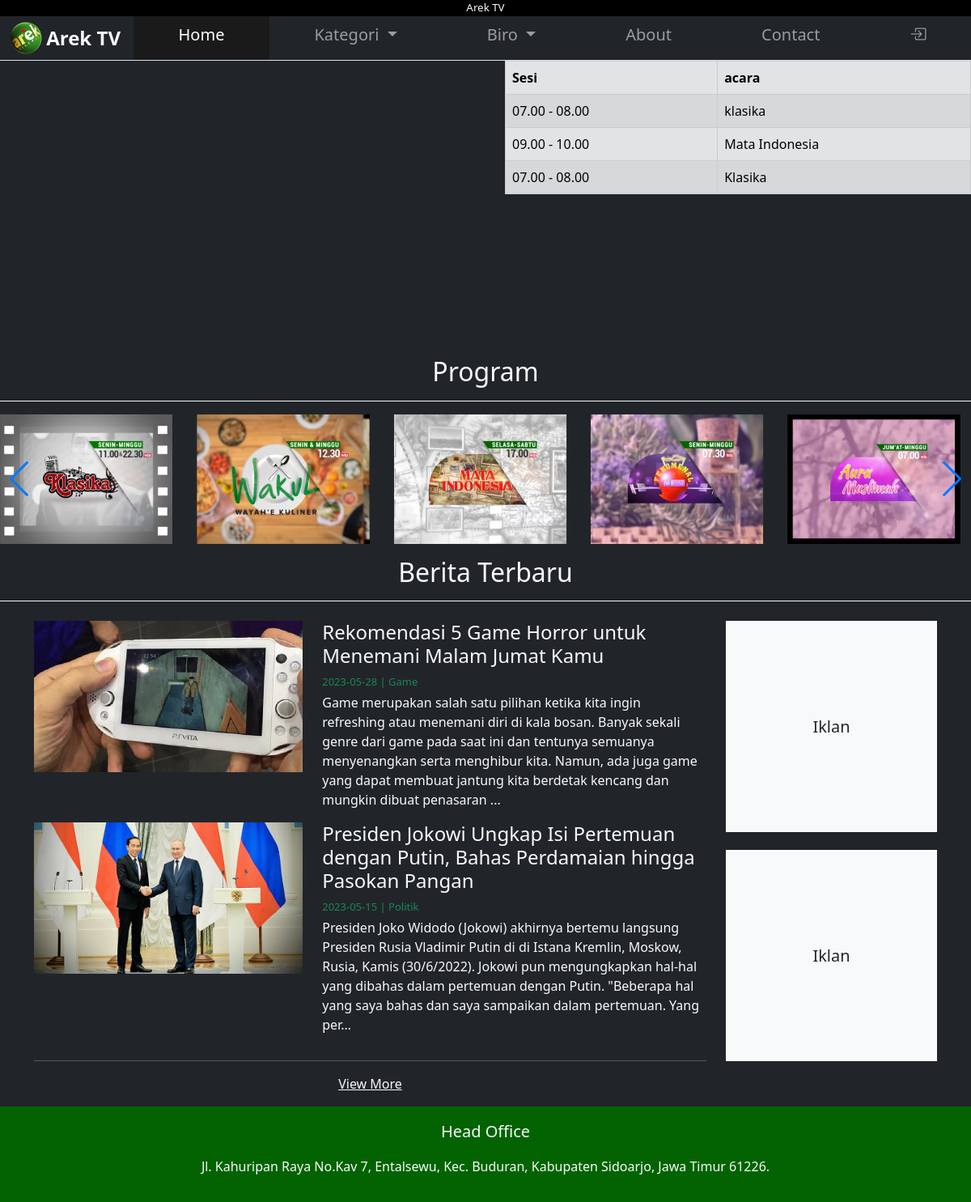
The page / on the database its author committed.
### tables this page shows
CREATE TABLE `program` (
  `id_program` int(50) NOT NULL,
  `nama_program` varchar(225) DEFAULT NULL,
  `sesi` varchar(20) NOT NULL
);

CREATE TABLE `berita` (
  `id_berita` int(20) NOT NULL,
  `judul_berita` text DEFAULT NULL,
  `slug_berita` varchar(255) NOT NULL,
  `id_kategori` int(20) DEFAULT NULL,
  `reporter` varchar(225) DEFAULT NULL,
  `tgl` date NOT NULL,
  `gambar` varchar(225) DEFAULT NULL,
  `sumber_gambar` varchar(225) DEFAULT NULL,
  `keterangan` text DEFAULT NULL
);

CREATE TABLE `kategori` (
  `id_kategori` int(20) NOT NULL,
  `nama_kategori` varchar(255) DEFAULT NULL
);

### application/views/frontend/layouts/app.php (called while the page is built)
<?php
require_once('_header.php');
require_once('_navbar.php');
require_once('_content.php');
require_once('_footer.php');

### application/controllers/home.php (called while the page is built, shortened)
<?php
class Home extends CI_Controller {
	public function __construct()
    {
        $this->load->model('m_home');
    }
	public function index()
	{
        $data = array(
			'title' => 'Arek TV',
			'berita_terbaru' => $this-> m_home->berita_terbaru(),
 			'program' => $this-> m_home->program(),
			'isi'   => 'frontend/home'
		);
		$this->load->view('frontend/layouts/app',$data,false);
	}
}

### index.php (called while the page is built, shortened)
<?php
require_once BASEPATH.'core/CodeIgniter.php';

### application/views/frontend/layouts/_content.php (called while the page is built)
<?php
if($isi){
    $this->load->view($isi);
}

### application/models/M_home.php (called while the page is built, shortened)
<?php
class M_home extends CI_Model
{
	public function berita_terbaru(){
		$this->db->select('*');
		$this->db->from('berita');
		$this->db->join('kategori','kategori.id_kategori = berita.id_kategori','left' );
		$this->db->order_by('id_berita','DESC');
		$this->db->limit(5);
		return $this->db->get()->result();
	}
	public function data_kategori(){
        $this->db->select('*');
        $this->db->from('kategori');
        $this->db->order_by('id_kategori','DESC');
        return $this->db->get()->result();
    }
	public function program(){
		$this->db->select('*');
		$this->db->from('program');
		$this->db->order_by('id_program','DESC');
		return $this->db->get()->result();
	}
	public function data_biro(){
		$this->db->select('*');
		$this->db->from('biro');
		$this->db->order_by('id_biro','DESC');
		return $this->db->get()->result();
	}
}

### application/views/frontend/home.php (the view, shortened to what this page needs)
    <section class="bg-dark pb-0 mb-3">
        <div class="container-fluid p-0">
            <div class="row bg-dark g-5">
                <div class="stream-thumbnail d-none d-lg-block col-lg-6 pb-0">
                    <video id="featured" class="featured">
            <source src="https://ams.juraganstreaming.com:5443/LiveApp/streams/arektv.m3u8" type="application/x-mpegURL">
          </video>
                </div>
                <div class="col-lg-6">
                    <div class="table-acara">
                        <table id="acara" class="table table-striped table-secondary table-bordered mb-0">
                            <thead>
                                <tr>
                                    <th>Sesi</th>
                                    <th>acara</th>
                                </tr>
                            </thead>
                            <tbody><?php foreach ($program as $key => $value){?>
                                <tr>
                                    <td><?= $value->sesi?></td>
                                    <td><?= $value->nama_program?></td>
                                </tr>
<?php } ?>
                            </tbody>
                        </table>
                    </div>
                </div>
            </div>
        </div>
    </section>
    <section class="bg-dark">
        <h2 class="text-light text-center py-3 mb-3 border-bottom border-light">Program</h2>
        <div class="swiper mySwiper">
            <div class="swiper-wrapper">
                <div class="swiper-slide">
                    <img src="<?php echo base_url(); ?>assets/acara klasika.jpeg" alt="Acara Klasika" class="promoAcara img-fluid" data-bs-toggle="modal" data-bs-target="#promoAcara" data-bs-source="<?php echo base_url(); ?>assets/promo klasika.mp4">
                </div>
                <div class="swiper-slide">
                    <img src="<?php echo base_url(); ?>assets/acara wakul.jpeg" alt="Acara Wakul" class="promoAcara img-fluid" data-bs-toggle="modal" data-bs-target="#promoAcara" data-bs-source="<?php echo base_url(); ?>assets/promo wakul.mp4">
                </div>
                <div class="swiper-slide">
                    <img src="<?php echo base_url(); ?>assets/acara mata indonesia.jpg" alt="Acara Mata Indonesia" class="promoAcara img-fluid" data-bs-toggle="modal" data-bs-target="#promoAcara" data-bs-source="<?php echo base_url(); ?>assets/promo mata indonesia.mp4">
                </div>
                <div class="swiper-slide">
                    <img src="<?php echo base_url(); ?>assets/acara fenomenal.jpeg" alt="Acara Fenomenal" class="promoAcara img-fluid" data-bs-toggle="modal" data-bs-target="#promoAcara" data-bs-source="">
                </div>
                <div class="swiper-slide">
                    <img src="<?php echo base_url(); ?>assets/acara aura muslimah.jpeg" alt="Acara Aura Muslimah" class="promoAcara img-fluid" data-bs-toggle="modal" data-bs-target="#promoAcara" data-bs-source="">
                </div>
            </div>
            <div class="swiper-button-next"></div>
            <div class="swiper-button-prev"></div>
        </div>
    </section>
  <section class="bg-dark text-light">
    <h2 class="text-light text-center py-3 border-bottom border-light">Berita Terbaru</h2>
    <div class="container">
      <div class="row">
        <div class="col-lg-9">
          <div class="row align-items-top my-3 position-relative">
						<?php foreach ($berita_terbaru as $key => $value){?>
            <div class="col-5">
              <img src="<?= base_url('gambar_berita/'.$value->gambar); ?>" class="img-fluid feed-image d-inline-block">
            </div>
            <div class="col-7">
              <h1 class="h4"><?= $value->judul_berita?></h1>
              <p class="feed-text"><?= $value->tgl?> | <?= $value->nama_kategori?></p>
              <p class="d-none d-md-block"><?= substr(strip_tags($value->keterangan),0,300) ?>...</p>
            </div>
						<?php } ?>
          </div>
          <hr>
          <div class="view-more row my-3 text-center">
            <a href="<?php echo base_url('home/berita')?>" class="text-light">View More</a>
          </div>
        </div>
        <div class="col-lg-3">
          <aside class="trending mb-3">
            <div class="weather-thumbnail my-3 d-inline-block iklan text-dark bg-light">
              <div class="lead iklan-text">Iklan</div>
            </div>
            <div class="d-inline-block iklan text-dark bg-light">
              <div class="lead iklan-text">Iklan</div>
            </div>
          </aside>
        </div>
      </div>
    </div>
  </section>

### application/views/frontend/layouts/_header.php (shortened to what this page needs)
<!DOCTYPE html>
<html lang="en">
<head>
    <link href="https://cdn.jsdelivr.net/npm/bootstrap@5.2.0-beta1/dist/css/bootstrap.min.css" rel="stylesheet">
    <link rel="stylesheet" href="https://cdn.jsdelivr.net/npm/bootstrap-icons@1.8.1/font/bootstrap-icons.css">
    <link
      rel="stylesheet"
      href="https://unpkg.com/swiper@8/swiper-bundle.min.css"
    />
    <link
      rel="stylesheet"
      href="https://cdn.jsdelivr.net/npm/simplebar@5.3.8/dist/simplebar.css"
    />
    <link rel="stylesheet" href="<?php echo base_url(); ?>assets/frontend/css/style.css">
</head>
<body class="bg-dark p-0 m-0">
  <header>
    <p class=" w-100 text-center text-light bg-black m-0 top-brand">Arek TV</p>
  </header>

### application/views/frontend/layouts/_navbar.php (shortened to what this page needs)
<nav class="navbar navbar-expand-lg navbar-dark bg-dark py-0 border-bottom">
  <div class="container-fluid pe-0">
    <a class="navbar-brand logoarek py-2 py-lg-0" href="<?php echo base_url('home')?>">
      <img src="<?php echo base_url(); ?>assets/logoarek.png" alt="Logo Arek TV" class="img-fluid" width="40em">
      <p class="navbar-text d-inline  logoarek-text text-light fw-bold" >Arek TV</p>
    </a>
    <div class="offcanvas offcanvas-start bg-dark lead" id="sidebar" tabindex="-1" aria-labelledby="sidebar-label">
        <ul class="navbar-nav nav-fill mb-3 mb-lg-0 w-100">
          <li class="nav-item">
            <a class="nav-link py-4 pt-lg-2 pb-lg-3 active" aria-current="page" href="<?php echo base_url('home')?>">Home</a>
          </li>
          <li class="nav-item dropdown">
            <a class="nav-link dropdown-toggle py-4 pt-lg-2 pb-lg-3" id="" role="button" data-bs-toggle="dropdown" aria-expanded="false">
              Kategori
            </a>
          </li>
				<li class="nav-item dropdown">
						<a class="nav-link dropdown-toggle py-4 pt-lg-2 pb-lg-3" id="" role="button" data-bs-toggle="dropdown" aria-expanded="false">
							Biro
						</a>
					</li>
          <li class="nav-item">
            <a class="nav-link py-4 pt-lg-2 pb-lg-3" href="<?php echo base_url('home/about')?>">About</a>
          </li>
          <li class="nav-item">
            <a class="nav-link py-4 pt-lg-2 pb-lg-3" href="<?php echo base_url('home/contact')?>">Contact</a>
          </li>
          <li class="nav-item">
            <a class="nav-link py-4 pt-lg-2 pb-lg-3" href="<?= base_url('admin/login') ?>"><i class="bi bi-box-arrow-in-right"></i></a>
          </li>
        </ul>
    </div>
  </div>
</nav>

### application/views/frontend/layouts/_footer.php (shortened to what this page needs)
   <footer class="footer bg-arek">
        <div class="container text-light py-3">
            <div class="row justify-content-center">
                <div class="col-10 text-center">
                    <p class="lead">Head Office</p>
                    <p>Jl. Kahuripan Raya No.Kav 7, Entalsewu, Kec. Buduran, Kabupaten Sidoarjo, Jawa Timur 61226.</p>
                </div>
            </div>
        </div>
    </footer>
</body>
</html>

### assets/frontend/css/style.css (style rules this page uses)
html, body { width: 100%; height: 100%; margin: 0px; padding: 0px; overflow-x: hidden; }
hr { border-style: groove; }
.top-brand { font-size: smaller; }
.nav-item:hover, .active { background-color: rgb(26, 26, 26); }
.featured { max-width: 50vw; height: 250pt; position: relative; }
.table-acara, .stream-thumbnail { height: 250pt !important; }
.table-acara { overflow: auto; }
#acara>thead>tr>th { position: sticky; top: 0px; }
.feed-image { width: 100%; aspect-ratio: 16 / 9; object-fit: cover; object-position: center; overflow: hidden; }
.feed-text { font-size: small; margin: 0.25rem 0; color: #198754; }
.iklan { width: 100%; aspect-ratio: 1 / 1; position: relative; }
.iklan-text { position: absolute; top: 50%; left: 50%; transform: translate(-50%, -50%); }
.logoarek-text { vertical-align: middle; font-size: x-large; }
.footer { position: sticky; bottom: 0; z-index: -2; }
.bg-arek { background-color: rgb(3, 99, 0); }
.swiper { width: 100%; height: 120pt; }
.swiper-slide { text-align: center; font-size: 18px; background: #fff; display: -webkit-box; display: -ms-flexbox; display: -webkit-flex; display: flex; -webkit-box-pack: center; -ms-flex-pack: center; -webkit-justify-content: center; justify-content: center; -webkit-box-align: center; -ms-flex-align: center; -webkit-align-items: center; align-items: center; width: 160pt; }
.swiper-slide img { display: block; width: 100%; height: 100%; object-fit: cover; cursor: pointer; }
.trending { position: sticky; top: 1px; }

### rows shown on the page
program: sesi "07.00 - 08.00", nama_program "klasika"
program: sesi "09.00 - 10.00", nama_program "Mata Indonesia"
program: sesi "07.00 - 08.00", nama_program "Klasika"
berita: gambar (picture), judul_berita "Rekomendasi 5 Game Horror untuk Menemani Malam Jumat Kamu", tgl "2023-05-28", id_kategori.nama_kategori "Game", keterangan "Game merupakan salah satu pilihan ketika kita ingin refreshing atau menemani diri di kala bosan. Banyak sekali genre dari game pada saat ini dan tentunya semuanya menyenangkan serta menghibur kita. Namun, ada juga game yang dapat membuat jantung kita berdetak kencang dan mungkin dibuat penasaran"
berita: gambar (picture), judul_berita "Presiden Jokowi Ungkap Isi Pertemuan dengan Putin, Bahas Perdamaian hingga Pasokan Pangan", tgl "2023-05-15", id_kategori.nama_kategori "Politik", keterangan "Presiden Joko Widodo (Jokowi) akhirnya bertemu langsung Presiden Rusia Vladimir Putin di di Istana Kremlin, Moskow, Rusia, Kamis (30/6/2022). Jokowi pun mengungkapkan hal-hal yang dibahas dalam pertemuan dengan Putin. \"Beberapa hal yang saya bahas dan saya sampaikan dalam pertemuan. Yang per"
